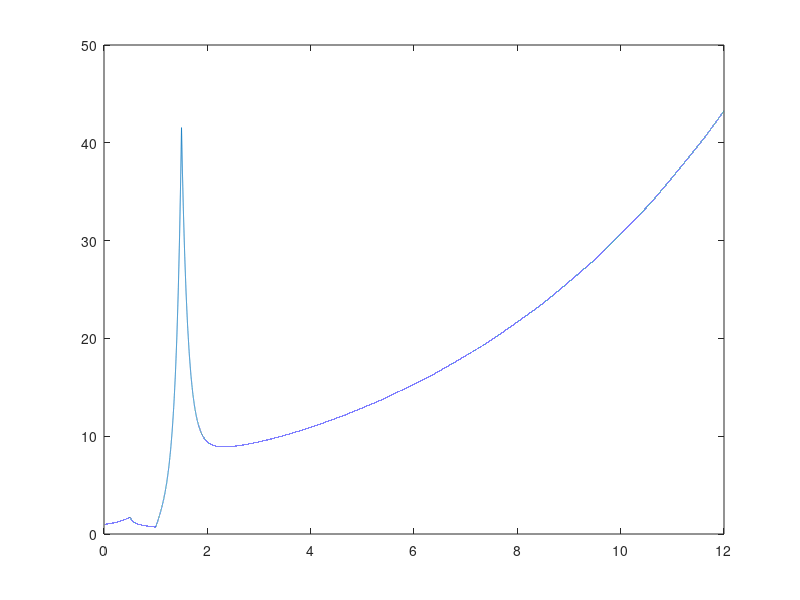

Write the MATLAB code that produced this figure.
lambda = [0.0127 0.0317 0.115 0.311 1.4 3.87]; 
%lambdaa = 0.077;
beta = [0.000285 0.0015975 0.001410 0.0030525 0.00096 0.000195];
betaa = 0.0075;
delta = 0.0005;
rho = 0.5*betaa;
n0 = 1;
ramp_reactivity = 1*betaa;
ramp_reactivity2 = -1*betaa;
yresult=zeros(1,7);
tresult=zeros(1,1);

%ramp_reactivity = 1*betaa*1000; % Ramp reactivity rate: 0.01$/sec
%ramp_reactivity2 = -1*betaa*1000; % Ramp reactivity rate: 0.01$/sec
%% 

F1 = @(t, y) [
    ((ramp_reactivity * t-betaa) / delta) * y(1) + lambda(1) * y(2) + lambda(2) * y(3) + lambda(3) * y(4) + lambda(4) * y(5) + lambda(5) * y(6) + lambda(6) * y(7);
    (beta(1) * y(1) / delta) - lambda(1) * y(2);
    (beta(2) * y(1) / delta) - lambda(2) * y(3);
    (beta(3) * y(1) / delta) - lambda(3) * y(4);
    (beta(4) * y(1) / delta) - lambda(4) * y(5);
    (beta(5) * y(1) / delta) - lambda(5) * y(6);
    (beta(6) * y(1) / delta) - lambda(6) * y(7)
];
F2 = @(t, y) [
    ((0.5*ramp_reactivity+ramp_reactivity2 * t-betaa) / delta) * y(1) + lambda(1) * y(2) + lambda(2) * y(3) + lambda(3) * y(4) + lambda(4) * y(5) + lambda(5) * y(6) + lambda(6) * y(7);
    (beta(1) * y(1) / delta) - lambda(1) * y(2);
    (beta(2) * y(1) / delta) - lambda(2) * y(3);
    (beta(3) * y(1) / delta) - lambda(3) * y(4);
    (beta(4) * y(1) / delta) - lambda(4) * y(5);
    (beta(5) * y(1) / delta) - lambda(5) * y(6);
    (beta(6) * y(1) / delta) - lambda(6) * y(7)
];
F3 = @(t, y) [
    ((rho -betaa) / delta) * y(1) + lambda(1) * y(2) + lambda(2) * y(3) + lambda(3) * y(4) + lambda(4) * y(5) + lambda(5) * y(6) + lambda(6) * y(7);
    (beta(1) * y(1) / delta) - lambda(1) * y(2);
    (beta(2) * y(1) / delta) - lambda(2) * y(3);
    (beta(3) * y(1) / delta) - lambda(3) * y(4);
    (beta(4) * y(1) / delta) - lambda(4) * y(5);
    (beta(5) * y(1) / delta) - lambda(5) * y(6);
    (beta(6) * y(1) / delta) - lambda(6) * y(7)
];
%% 

t1span = [0:0.0001:0.5];
t2span = [0.5:0.0001:1];
t3span = [1:0.0001:1.5];
t4span = [1.5:0.0001:12];
y0 = [1 beta(1) / (lambda(1) * delta) beta(2) / (lambda(2) * delta) beta(3) / (lambda(3) * delta) beta(4) / (lambda(4) * delta) beta(5) / (lambda(5) * delta) beta(6) / (lambda(6) * delta)];
%% 

tic
[t, y] = ode23s(F1, t1span, y0);
y0=y(5001,:);
yresult=[yresult;y];
tresult=[tresult;t];
[t, y] = ode23s(F2, t2span, y0);
y0=y(5001,:);
yresult=[yresult;y];
tresult=[tresult;t];
[t, y] = ode23s(F1, t3span, y0);
y0=y(5001,:);
yresult=[yresult;y];
tresult=[tresult;t];
[t, y] = ode23s(F3, t4span, y0);
yresult=[yresult;y];
tresult=[tresult;t];
toc
%% 
yresult(1,:)=[];
tresult(1,:)=[];

elapsedTime = toc;
plot(tresult, yresult(:, 1));
